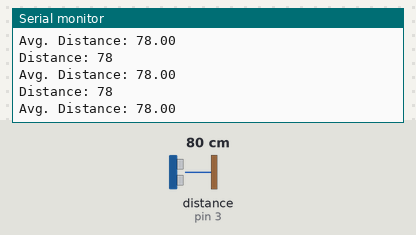
Recording of a sketch running on a simulated Arduino Uno, built with avr-gcc and run on an emulated ATmega328P. On the bench: the last lines printed to the serial monitor. Wiring (inferred from the names in the program): ultrasonic range finder: trigger pin 2; echo pin 3. The inputs (shaded band) are chosen by the test bench; at power-on: distance to the obstacle (sensor on pin 3) 80 cm. The echo pulse lasts 58.3 µs per cm; WiFi joins after 1.5 s; servers stay silent unless stated; uploads are accepted with an empty reply.

Above: at 2.7 s.
2.8 s: distance to the obstacle (sensor on pin 3) set to 2 cm
At 3.37 s:
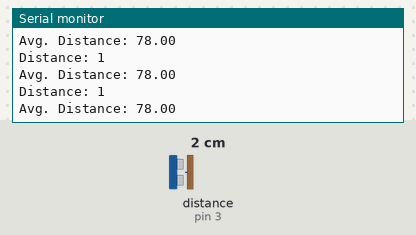
4.3 s: distance to the obstacle (sensor on pin 3) set to 4 cm
At 4.88 s:
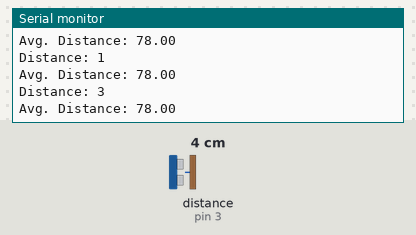
Timing chart, 0 to 7.3 s (numbered marks = the images above; inputs shaded):
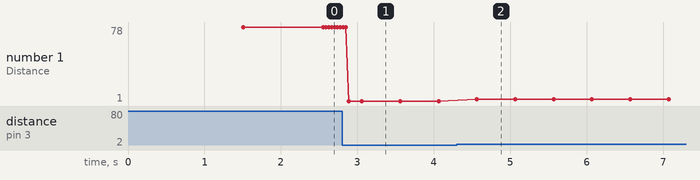

Measured:
- after the input at 2.8 s, the serial monitor: prints a new line after 0.09 s (image 1)
- after the input at 4.3 s, the serial monitor: prints a new line after 0.26 s (image 2)
- plotted number 1: 78 → 1 after the input at 2.8 s, 1 → 3 after the input at 4.3 s

The sketch:

lab2.ino
```cpp
#include <SPI.h>
#include <Ethernet.h>
#include <ArduinoHttpClient.h>
#include <EthernetUdp.h>

/****************************************************************************************************/
/* Project name: Plant Protector                                                                    */
/* Author: Ben Conomos                                                                              */
/* Hardware Needed: Arduino, Ethernet Shield, HC-SR04 Ultrasonic Sensor,                            */
/*                  Piezo speaker+100Ohm Resistor or other tone output circuitry                    */
/*                                                                                                  */
/* adapted from:                                                                                    */
/* Dejan Nedelkovski,                                                                               */
/* https://howtomechatronics.com/tutorials/arduino/ultrasonic-sensor-hc-sr04/                       */
/*                                                                                                  */
/* "madnerd"                                                                                        */
/* https://create.arduino.cc/editor/madnerd/429197a3-8a40-4d2c-bc16-1a502cb26cd9/preview            */
/*                                                                                                  */
/* Arduino WebClient Tutorial                                                                       */
/* https://www.arduino.cc/en/Tutorial/WebClient                                                     */
/*                                                                                                  */
/* Arduino UdpNTPClient Tutorial                                                                    */
/* https://www.arduino.cc/en/Tutorial/UdpNtpClient                                                  */
/****************************************************************************************************/

//USER CONFIGURABLES------------------------------------------------------------------------------
// --== Edit these to match your needs. ==--

//APP SETTINGS------------------------------------------------------------------------------------
// Your UTC timezone
  const int timezone = -5;
// When you leave for work in military time. MAKE SURE TO FOLLOW THE FORMAT PRESENTED BELOW.
  const int wl = 730;
// When you get home from work
  const int wr = 1645;
// Your discord bot's webhook URL.
  const String discord_webhook = "https://discordapp.com/api/webhooks/XXXXXXXXXXXXXXXXXX/YYYYYYYYYYYYYYYYYYYYYYYYYYYYYYYYYYYYYYYYYYYYYYYYYYYYYYYYYYYYYYYYYYYY";
// A local NTP server. You can find these easiy by using a search engine. The default is a good choice for the USA.
  const char timeServer[] = "time.nist.gov";
// The tolerance for the sensor detecting motion. Should be between 0 and 1.
// A good range is 0.3-0.6.
//Closer distances should have lower tolerances.
//Increase the tolerance if you have too many false positives.
  const float tol = 0.5;

//ETHERNET CONFIG----------------------------------------------------------------------------------
// Enter a MAC address for your controller below.
// Newer Ethernet shields have a MAC address printed on a sticker on the shield
  byte mac[] = { 0x90, 0xA2, 0xDA, 0x0D, 0x3E, 0x89 };

// Set the static IP address and DNS to use as a fallback if the DHCP fails to assign.
// These values should be fine in most home networks. If you have to change them,
// you probably know what they mean.
  IPAddress ip(192, 168, 1, 177);
  IPAddress myDns(192, 168, 1, 1);

//set to false if not connected to the internet. I'd test for this but the library function
//to do so is currently broken. I decided to have a manual toggle here as a workaround.
//It will fall back to always using the buzzer.
  bool conn = true;

//USER CONFIGURABLES END---------------------------------------------------------------------------


//Discord webhook init------------------------------------------------------------------------------
// Initialize the Ethernet client library
// with the IP address and port of the server
// that you want to connect to (port 80 is default for HTTP):
EthernetClient client;
const char dest[] = "discordapp.com";
HttpClient webhook = HttpClient(client, dest, 80);
int lastAlert = 0;

//NTP UDP init--------------------------------------------------------------------------------------

unsigned int localPort = 8888;      // local port to listen for UDP packets
//const char timeServer[] = "tock.cse.buffalo.edu"; // ub cse NTP server
const int NTP_PACKET_SIZE = 48; // NTP time stamp is in the first 48 bytes of the message
byte packetBuffer[NTP_PACKET_SIZE]; //buffer to hold incoming and outgoing packets
int mt = 0;
int ntpPoll = 0;
EthernetUDP Udp;

//sensor init----------------------------------------------------------------------------------------

// defines pin numbers
const int trigPin = 2;
const int echoPin = 3;
const int buzz = 7;
// defines variables
int distance;
int loops;
double avgDistance;

//end config------------------------------------------------------------------------------------------

void setup() {

  //eth setup------------------------------------------------------------------------------------------
  if (conn) {
    Ethernet.init(10);  // Most Arduino shields
    Serial.println("Initialize Ethernet with DHCP:");
    if (Ethernet.begin(mac) == 0) {
      Serial.println("Failed to configure Ethernet using DHCP");
      // Check for Ethernet hardware present
      if (Ethernet.hardwareStatus() == EthernetNoHardware) {
        Serial.println("Ethernet shield was not found.  Sorry, can't run without hardware. :(");
        while (true) {
          delay(1); // do nothing, no point running without Ethernet hardware
        }
      }
      //LINK STATUS is broken as of the current ethernet library release. Reenable if it's fixed,
      //and deprecate the option to set bool conn in the configurables.
      /*
      if (Ethernet.linkStatus() == LinkOFF) {
        Serial.println("Ethernet cable is not connected.");
        conn = false;
      }
      */
      // try to congifure using IP address instead of DHCP:
      Ethernet.begin(mac, ip, myDns);
    } else {
      //Serial.print("  DHCP assigned IP ");
      //Serial.println(Ethernet.localIP());
    }
    Udp.begin(localPort);
  }

  //sens setup-----------------------------------------------------------------------------------------


  pinMode(trigPin, OUTPUT); // Sets the trigPin as an Output
  pinMode(echoPin, INPUT); // Sets the echoPin as an Input
  Serial.begin(9600); // Starts the serial communication
  avgDistance = getDistance(); // Calculating the starting distance
}

//end setup-----------------------------------------------------------------------------------------------

void loop() {
  //NTP handler------------------------------------------------------------------------------------------
  // this is expensive, only do it every minute or so. Accuracy isn't super important.
  if (conn && ntpPoll <= 0) {
    mt = militaryTimeNTP();
    // Call NTP every ntpPoll loops
    // Bear in mind NTP is UDP and can potentially fail when picking this value.
    ntpPoll = 1000;
    Serial.print("--------------------------------------");
    Serial.println(mt);
  }

  distance = getDistance(); //get the distance per run

  //Detect and handle anomalies vs. avg--------------------------------------------------------------------------------------
  if (distance < avgDistance * (1.0-tol) || distance > avgDistance * (1.0+tol)) {
    // alarm trips if 30 event loops in a row, reset avg distance as something is wrong.
    // usually results from an environment change (device bumped, object moved, etc.)
    if (loops >= 300) {
      loops = 0;
      avgDistance = distance;
    }
    if (conn && !(wl < mt && mt < wr)) {     // If connected and not at work, check to send text. Else buzz
      if (lastAlert <= 0) {                 // If we haven't texted recently, send another text. This reduces spam.
        lastAlert = 500;       // Wait X loops before sending another text

        // post message to discord
        webhook.post(discord_webhook, "application/json", "{\"content\":\"Help! The cat is eating me!\", \"tts\":false}");

        // having these calls will force the tcp session to end gracefully, even if their responses are unused.
        webhook.responseStatusCode();
        webhook.responseBody();
      } else delay(500);         // burn when no msg sent but still sensed
    } else  {
      tone(buzz, 11500);
      delay(500);
      noTone(buzz);
    }
    // Loop alarm weighted in favor of event loops, as they take far longer.
    // Requires 10 non-event loops to counteract
    // Prevents scenarios where environment changed to just on border of tol continuing to alert forever with short breaks.
    loops = loops + 10;
  }
  // No anomaly detected--------------------------------------------------------------------------------------------------
  else {
    // No anomaly detected based on tol, include distance in avg
    // and decrease loop alarm count by 1.
    avgDistance = avgDistance * .92 + distance * .08;
    if (loops > 0) loops--;
  }
  // Count down lastAlert and ntpPoll alarms once per loop.
  if (lastAlert > 0) {
    lastAlert--;
  }
  if (ntpPoll > 0) {
    ntpPoll--;
  }
  // Renew DHCP lease.
  if (conn) Ethernet.maintain();
}

// Adapted from Dejan Nedelkovski
// Returns distance from the sensor in centimeters
int getDistance() {
  int retVal = 0;
  long duration;
  // Clears the trigPin
  digitalWrite(trigPin, LOW);
  delayMicroseconds(5);

  // Sets the trigPin on HIGH state for 10 micro seconds
  digitalWrite(trigPin, HIGH);
  delayMicroseconds(10);
  digitalWrite(trigPin, LOW);

  // Reads the echoPin, returns the sound wave travel time in microseconds
  duration = pulseIn(echoPin, HIGH);

  // Calculating the distance
  retVal = duration*0.034/2;

  // Prints the distance on the Serial Monitor.
  //<!CAUTION!>
  //REMOVING THESE PRINTS SOMEHOW MAKES THE SENSOR SIGNIFICANTLY LESS RELIABLE. DON'T DO IT.
  //ADDING DELAYS IN THEIR PLACE DOES NOT SOLVE THE ISSUE. I'VE TRIED.
  Serial.print("Distance: ");
  Serial.println(retVal);
  Serial.print("Avg. Distance: ");
  Serial.println(avgDistance);

  return retVal;
}

//Adapted from Arduino example UdpNTPClient
//Returns the time to the minute in military time.
int militaryTimeNTP() {
  sendNTPpacket(timeServer); // send an NTP packet to a time server

  // wait to see if a reply is available
  delay(1000);
  if (Udp.parsePacket()) {
    int hr;
    int minute;
    // We've received a packet, read the data from it
    Udp.read(packetBuffer, NTP_PACKET_SIZE); // read the packet into the buffer

    // the timestamp starts at byte 40 of the received packet and is four bytes,
    // or two words, long. First, extract the two words:

    unsigned long highWord = word(packetBuffer[40], packetBuffer[41]);
    unsigned long lowWord = word(packetBuffer[42], packetBuffer[43]);
    // combine the four bytes (two words) into a long integer
    // this is NTP time (seconds since Jan 1 1900):
    unsigned long secsSince1900 = highWord << 16 | lowWord;
    //Serial.print("Seconds since Jan 1 1900 = ");
    //Serial.println(secsSince1900);

    // now convert NTP time into everyday time:
    //Serial.print("Unix time = ");
    // Unix time starts on Jan 1 1970. In seconds, that's 2208988800:
    const unsigned long seventyYears = 2208988800UL;
    // subtract seventy years:
    unsigned long epoch = secsSince1900 - seventyYears + (timezone * 3600);
    // print Unix time:
    //Serial.println(epoch);

    /*NTP DEBUG
    // print the hour, minute and second:
    Serial.print("The local time is ");       // Local time is computed with timezone user config
    Serial.print((epoch  % 86400L) / 3600); // print the hour (86400 equals secs per day)
    Serial.print(':');
    if (((epoch % 3600) / 60) < 10) {
      // In the first 10 minutes of each hour, we'll want a leading '0'
      Serial.print('0');
    }
    Serial.print((epoch  % 3600) / 60); // print the minute (3600 equals secs per minute)
    Serial.print(':');
    if ((epoch % 60) < 10) {
      // In the first 10 seconds of each minute, we'll want a leading '0'
      Serial.print('0');
    }
    Serial.println(epoch % 60); // print the second
    */
    hr = (epoch  % 86400L) / 3600;
    minute = (epoch  % 3600) / 60;
    return hr*100 + minute;
  }
}

// Used from Arduino example UdpNTPClient
// send an NTP request to the time server at the given address
void sendNTPpacket(const char * address) {
  // set all bytes in the buffer to 0
  memset(packetBuffer, 0, NTP_PACKET_SIZE);
  // Initialize values needed to form NTP request
  // (see URL above for details on the packets)
  packetBuffer[0] = 0b11100011;   // LI, Version, Mode
  packetBuffer[1] = 0;     // Stratum, or type of clock
  packetBuffer[2] = 6;     // Polling Interval
  packetBuffer[3] = 0xEC;  // Peer Clock Precision
  // 8 bytes of zero for Root Delay & Root Dispersion
  packetBuffer[12]  = 49;
  packetBuffer[13]  = 0x4E;
  packetBuffer[14]  = 49;
  packetBuffer[15]  = 52;

  // all NTP fields have been given values, now
  // you can send a packet requesting a timestamp:
  Udp.beginPacket(address, 123); // NTP requests are to port 123
  Udp.write(packetBuffer, NTP_PACKET_SIZE);
  Udp.endPacket();
}
```
